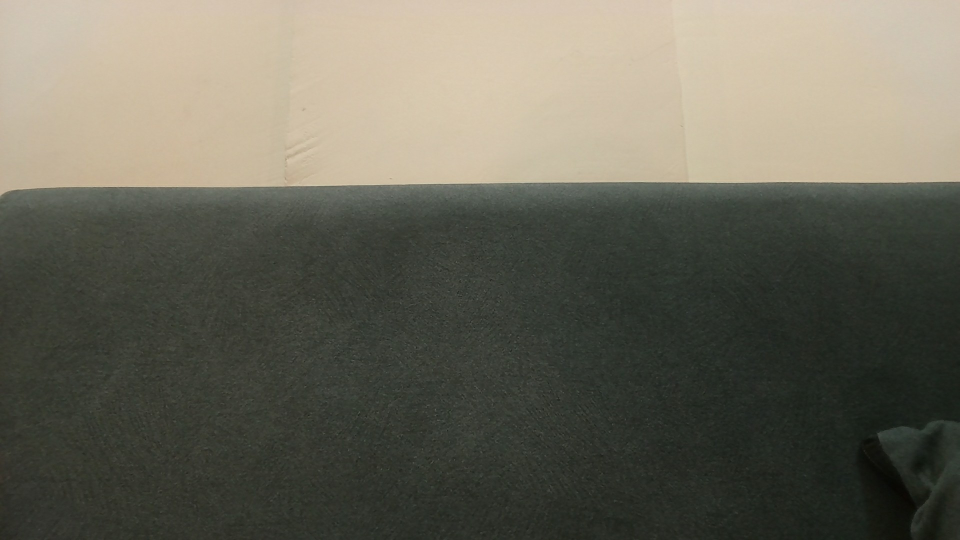
#> input picture dataset/disengaged/WIN_20260602_20_16_00_Pro.jpg, 1920 x 1080 px (shown at 1/2 size); its folder holds only this picture in this run
$ python train_model.py
#> lines starting #> are read from the running program, lines starting #| are printed output that depends on the picture
import json
from pathlib import Path

import cv2
import matplotlib.pyplot as plt
import numpy as np
import tensorflow as tf
from tensorflow.keras import layers, models
from tensorflow.keras.applications.mobilenet_v2 import preprocess_input

print("Training started...")

dataset_path = Path("dataset")
model_dir = Path("models")
model_dir.mkdir(exist_ok=True)

img_size = (224, 224)
batch_size = 8
seed = 123
class_names = ["disengaged", "engaged", "neutral"]

face_cascade = cv2.CascadeClassifier(
    cv2.data.haarcascades + "haarcascade_frontalface_default.xml"
)


def crop_largest_face(image_path):
    image = cv2.imread(str(image_path))
#> image is the input picture: shape (1080, 1920, 3); mean B, G, R 90.1, 103.4, 105.8
    if image is None:
        return None

    gray = cv2.cvtColor(image, cv2.COLOR_BGR2GRAY)
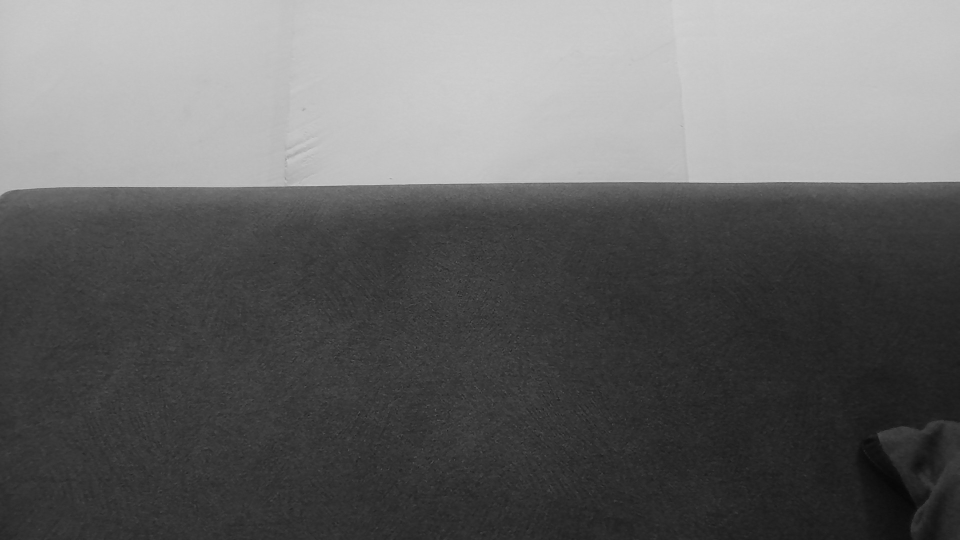
#> gray: shape (1080, 1920) (shown at 1/2 size); min 6, max 210, mean 102.6
    gray = cv2.equalizeHist(gray)
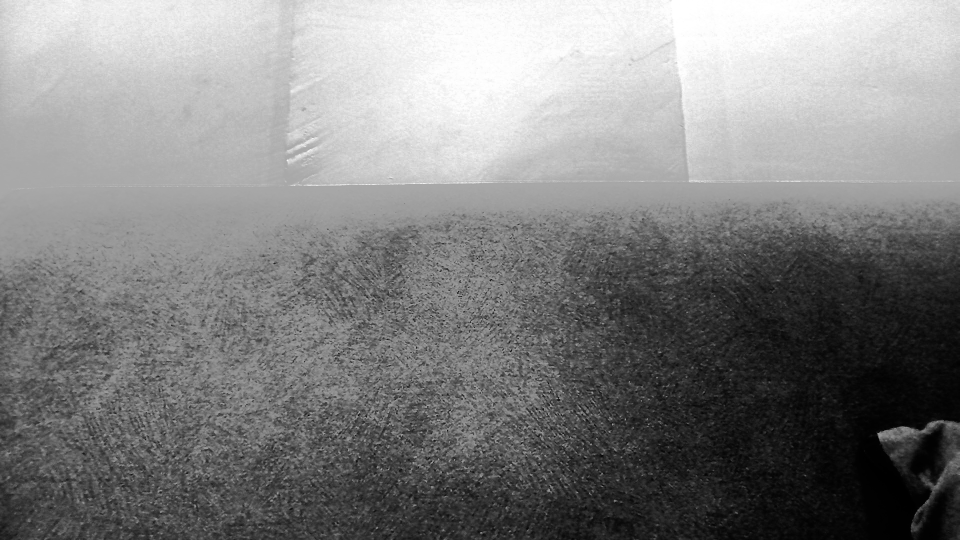
#> gray: shape (1080, 1920) (shown at 1/2 size); min 0, max 255, mean 129.5
    faces = face_cascade.detectMultiScale(
        gray,
        scaleFactor=1.08,
        minNeighbors=5,
        minSize=(70, 70),
    )
#> faces = ()

    if len(faces) == 0:
        crop = image
    else:
        x, y, w, h = max(faces, key=lambda face: face[2] * face[3])
        pad_x = int(w * 0.18)
        pad_y = int(h * 0.18)
        x1 = max(0, x - pad_x)
        y1 = max(0, y - pad_y)
        x2 = min(image.shape[1], x + w + pad_x)
        y2 = min(image.shape[0], y + h + pad_y)
        crop = image[y1:y2, x1:x2]

    crop = cv2.resize(crop, img_size)
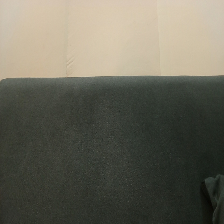
#> crop: shape (224, 224, 3); mean B, G, R 90, 103.4, 105.7
    crop = cv2.cvtColor(crop, cv2.COLOR_BGR2RGB)
    return crop


images = []
labels = []
for label_index, class_name in enumerate(class_names):
    class_dir = dataset_path / class_name
    for image_path in class_dir.glob("*"):
        if image_path.suffix.lower() not in {".jpg", ".jpeg", ".png", ".bmp"}:
            continue
        cropped = crop_largest_face(image_path)
        if cropped is not None:
            images.append(cropped)
            labels.append(label_index)
#> pass 2 of the loop `for label_index, class_name in enumerate(class_names):`:
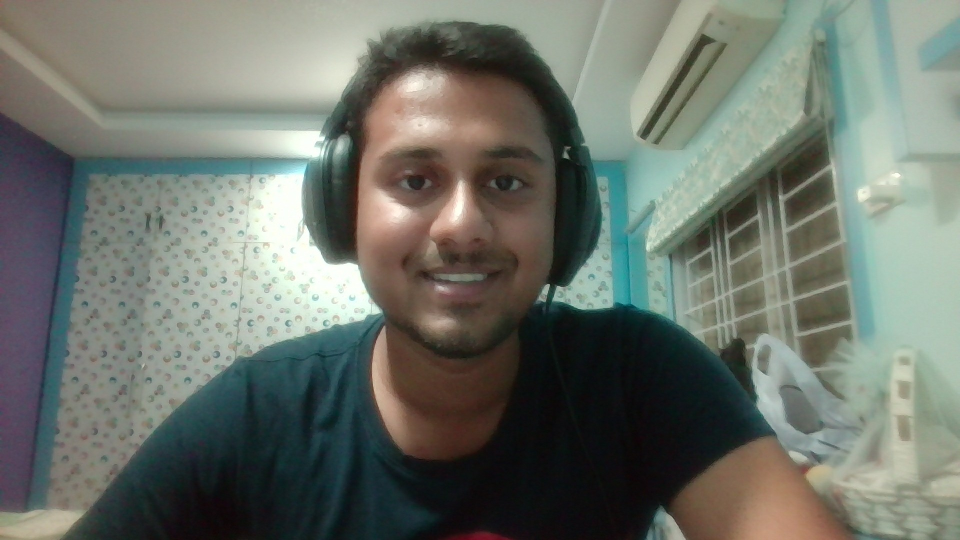
#> input picture dataset/engaged/WIN_20260409_23_31_40_Pro.jpg, 1920 x 1080 px (shown at 1/2 size)
#> in crop_largest_face, image is the input picture: shape (1080, 1920, 3); mean B, G, R 106.1, 114.7, 109
#> in crop_largest_face (call 2), `gray = cv2.equalizeHist(gray)`:
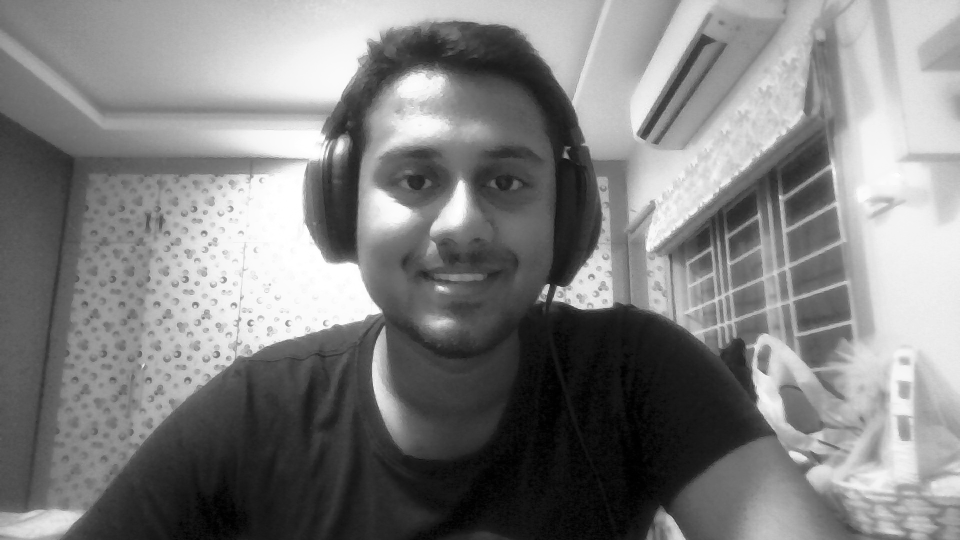
#> gray: shape (1080, 1920) (shown at 1/2 size); min 0, max 255, mean 128.2
#> faces = [[1482, 145, 128, 128], [659, 159, 527, 527]]
#> x = 659; y = 159; w = 527
#> pad_x = 94
#> x1 = 565
#> y1 = 65
#> x2 = 1280
#> y2 = 780
#> in crop_largest_face (call 2), `crop = image[y1:y2, x1:x2]`:
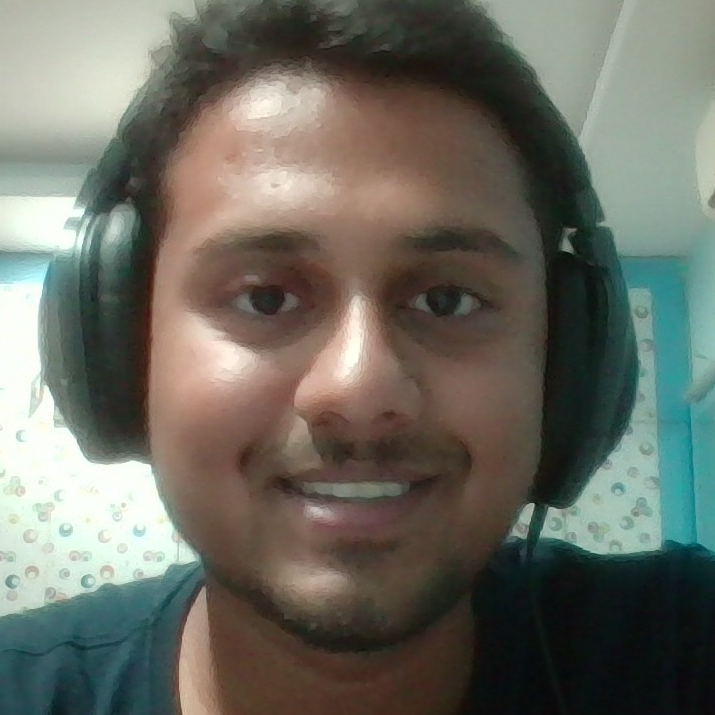
#> crop: shape (715, 715, 3); mean B, G, R 97.7, 107.3, 107.1

images = np.array(images, dtype=np.float32)
labels = np.array(labels, dtype=np.int32)

if len(images) < 12:
#> (the run stopped early here; a loop or call above may not have finished)
